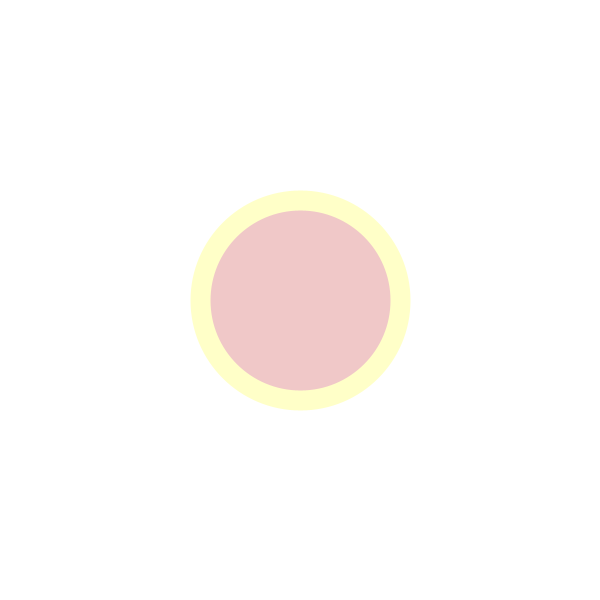
Frame 1 (no input)
Frame 60 (the mouse pressed at the canvas centre just before this capture): identical to frame 1, image omitted
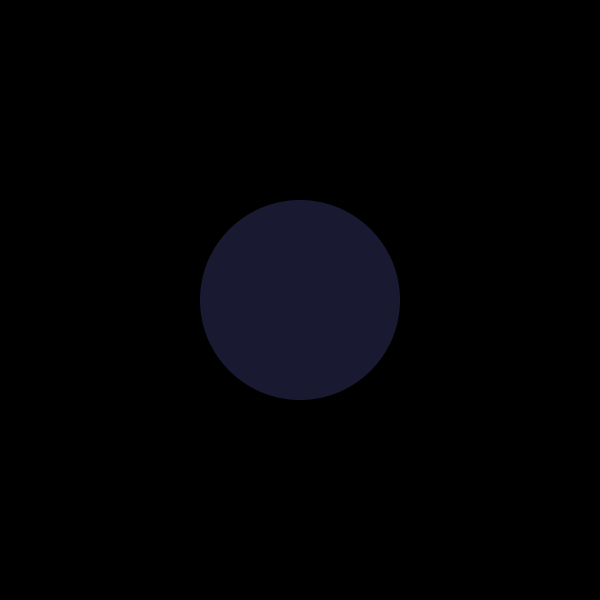
Frame 120 (the mouse held since frame 60 and released just before this capture)

The Processing sketch that drew these frames (run headless with seeded random() and noise(); from frame 60 on, the mouse is pressed at the canvas centre):

// Processing sketch: lightON_OFF
// ── lightON_OFF.pde
boolean light;

void setup() {
  size(600, 600);
  fill(0);
  light=true;
}

void draw() {
  if (light==true) {
    background(255, 255, 255);
    stroke(255, 255, 200);
    strokeWeight(20);
    fill(240, 200, 200);
  } else {
    background(0, 0, 0);
    noStroke();
    fill(25, 25, 50);
  }
  
  ellipse(width/2,height/2,200,200);
}

void mousePressed() {
  if (light==true){
  light=false;
  }else{
  light=true;
  }
}
